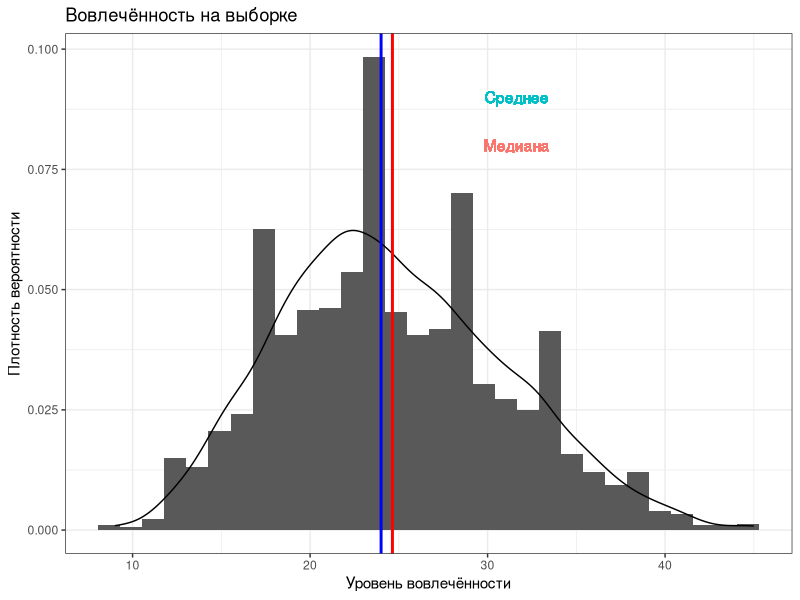
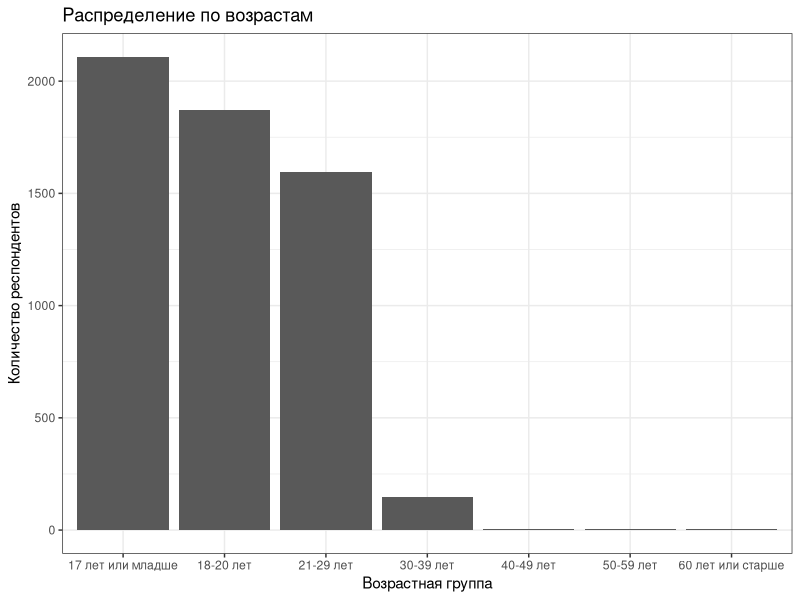

Reproduce these figures in R, in order. (Note: this script raises an error after producing the figures.)
#Устанавливаем библиотеки. Закоментил, потому что уже установил

#install.packages('tidyverse')
#install.packages('pwr')
#install.packages('emmeans')

#Подгружаем библиотеки
library(tidyverse)
library(pwr)
library(emmeans)

#Загружаем чистый файл
gam_main <- read_csv("gam_clean.csv")
#Поставим тему для граффиков
theme_set(theme_bw())

##ОПИСАТЕЛЬНЫЕ СТАТИСТИКИ ----- 


#Статистики по ЗП (уровень вовлечённости)
gam_main %>% summarise(mean = mean(pas_total),
                  median = median(pas_total),
                  sd = sd(pas_total),
                  min = min(pas_total),
                  max = max(pas_total),
                  range = max(pas_total) - min(pas_total),
                  IQR = stats::IQR(pas_total),
                  skewness = datawizard::skewness(pas_total)$Skewness,
                  kurtosis = datawizard::kurtosis(pas_total)$Kurtosis) %>% 
  write_csv('Статистики по ЗП (уровень вовлечённости).csv')
#График
gam_main %>% ggplot(aes(x=pas_total)) +
  geom_histogram(aes(y=..density..)) + 
  geom_density(aes(y=..density..)) +
  geom_vline(xintercept=mean(gam_main$pas_total), size=1.0, color="red") +
  geom_vline(xintercept=median(gam_main$pas_total), size=1.0, color="blue") +
  geom_text(aes(x=mean(pas_total)+7, color="red", label=paste0("Среднее"), y=0.090)) +
  geom_text(aes(x=mean(pas_total)+7, color="blue", label=paste0("Медиана"), y=0.080)) +
  theme(legend.position = "none") + 
  labs(x = "Уровень вовлечённости", y = "Плотность вероятности",
       title = "Вовлечённость на выборке")


#Статистики по НП (возрастные группы)
#По фактору чёт не очень понятно, ограничимся граффиком и ассиметрией с эксцессом
gam_main %>% summarise(skewness = datawizard::skewness(age_group)$Skewness,
                  kurtosis = datawizard::kurtosis(age_group)$Kurtosis) %>%
  write_csv('Статистики по НП (Возрастные группы).csv')
#График
gam_main %>% ggplot(aes(x=age_group)) +
  geom_bar() + 
  theme_bw() +
  labs(x = "Возрастная группа", y = "Количество респондентов",
       title = "Распределение по возрастам")


#Статистики по НП (количество игр в неделю)
#По фактору чёт не очень понятно, ограничимся граффиком и ассиметрией с эксцессом
gam_main %>% summarise(skewness = datawizard::skewness(gam_maines_week)$Skewness,
                  kurtosis = datawizard::kurtosis(gam_maines_week)$Kurtosis) %>%
  write_csv('Статистики по НП (количество игр в неделю).csv')
#График
gam_main %>% ggplot(aes(x=gam_maines_week)) +
  geom_bar() + 
  theme_bw() +
  scale_x_discrete(labels=c("1-5", "6-10", "11-20", "20-30", "> 30", "> 50")) +
  labs(x = "Количество игр в неделю", y = "Количество респондентов",
       title = "Количество игр в неделю на выборке")


#Статистики по НП (рейтинг - текущий)
#Текущий рейтинг выбрали, потому что тестивароние проводится сейчас, 
cor.test(gam_main$max_rating,gam_main$current_rating)
#а корреляция очень значима и велика (0.93)
gam_main %>% summarise(mean = mean(current_rating),
                  median = median(current_rating),
                  sd = sd(current_rating),
                  min = min(current_rating),
                  max = max(current_rating),
                  range = max(current_rating) - min(current_rating),
                  IQR = stats::IQR(current_rating),
                  skewness = datawizard::skewness(current_rating)$Skewness,
                  kurtosis = datawizard::kurtosis(current_rating)$Kurtosis) %>% 
  write_csv('Статистики по НП (рейтинг - текущий).csv')
#График
gam_main %>% ggplot(aes(x=current_rating)) +
  geom_histogram(aes(y=..density..)) + 
  geom_density(aes(y=..density..)) +
  geom_vline(xintercept=mean(gam_main$current_rating), size=1.0, color="red") +
  geom_vline(xintercept=median(gam_main$current_rating), size=1.0, color="blue") +
  geom_text(aes(x=mean(current_rating)+1600, color="red", label="Среднее", y=0.00030)) +
  geom_text(aes(x=mean(current_rating)+1600, color="blue", label="Медиана", y=0.00027)) +
  theme(legend.position = "none") + 
  labs(x = "Текущий рейтинг", y = "Плотность вероятности",
       title = "Текущий рейтинг на выборке")


#Искомый график
gam_main %>% ggplot(aes(x=current_rating, y = pas_total, color = gam_maines_week)) +
  scale_color_manual(values = colorspace::rainbow_hcl(length(unique(gam_main$gam_maines_week))),
                     labels = c("1-5", "6-10", "11-20", "20-30", "> 30", "> 50")) +
  ylim(9, 45) +
  xlim(0, 8000) +
  geom_point(alpha = 0.2)+
  geom_smooth(method = 'lm')+
  facet_wrap( ~ age_group) + 
  labs(x = "Текущий рейтинг", y = "Уровень вовлечённоси", title = "График искомых закономерностей") 

##ЛИНЕЙНАЯ РЕГРЕССИЯ ----- 


#График в Финале прошлого раздела показал, 
#что возрстные группые 40+ представлены очень слабо, 
#поэтому мы их из анализа выкинем
gam_main %>% 
  filter(age_group %in% 
           c('17 лет или младше', '18-20 лет', '21-29 лет', '30-39 лет')) -> gam_main
#Начнём с малого. Посмотрим предикторы отдельно


#Сначала рейтинг
model1 <- lm(pas_total ~ current_rating, gam_main)
summary(model1)
#Проверим допущения
plot(model1)
#Модель слабовата, но стастически значима
#Однако при очень большой выборке мы замечаем даже слабые эффекты, 
#предсказывает 0.06% дисперсии


#Теперь посмотрим возрастную группу
model2 <- lm(pas_total ~ age_group, gam_main)
summary(model2)
#Сравним группы между собой
emmeans(model2, pairwise ~ age_group)
#Проверим допущения
plot(model2)
#Здесь модель уже имеет большую значимость, но предсказывает очень маленькую дисперсию (0.8% дисперсии)
#Значимы предиктором является принадлежность к первой и второй возрастным группам


#Теперь посмотрим количество игр в неделю
model3 <- lm(pas_total ~ gam_maines_week, gam_main)
summary(model3)
#Сравним группы между собой
emmeans(model3, pairwise ~ gam_maines_week)
#Проверим допущения
plot(model3)
#Эта модель уже лучше, она предсказывает 15.8% дисперсии, кайф! (начало)
#Значимые предикторы - это принадлженость к тем, кто играет 1-5, 6-10 и 11-20


#Теперь посмотрим игры в неделю вместе с возрастной группой
model4 <- lm(pas_total ~ gam_maines_week + age_group, gam_main)
summary(model4)
#Проверим допущения
plot(model4)
#Модель не лучше предыдущей, и значимы те-же предикторы, объясняет 16.0% дисперсии 
#Проверим вздутость (если предикторы коррелируют между собой сильно)
car::vif(model4)
#Её нет


#Теперь посмотрим все три
model5 <- lm(pas_total ~ gam_maines_week + age_group + current_rating, gam_main)
summary(model5)
#Добавление рейтинга модель не улучшило(


#Теперь посмотрим игры в неделю, возрастную группу и их взаимодействие
model6 <- lm(pas_total ~ gam_maines_week + age_group + gam_maines_week*age_group, gam_main)
summary(model6)
#Модель оказалась хуже чем модель без взаимодействия... Объясняем 15.8% дисперсии
#Проверим вздутость
car::vif(model6)
#Её нет, но задатки появляются
#Проверим допущения
plot(model6)


#А теперь добавим в к ним рейтинг
model7 <- lm(pas_total ~ gam_maines_week + age_group + current_rating + gam_maines_week*age_group, gam_main)
summary(model7)
#Модель плохая, предикторы лишние, гипотеза не подтверждается, мы плачем((((
#Дисперсия 15.9%





#Может быть был косяк с тем, что мы перевели шкалу отношений в ординаруную?
#А давайте оставим возраст, как шкалу отношений и посмотрим
model8 <- lm(pas_total ~ age, gam_main)
summary(model8)
#Модель объясняет 0.7% дисперсии. Ну тоже плохо (((


#Теперь посмотрим игры в неделю, возраст и их взаимодействие
model9 <- lm(pas_total ~ gam_maines_week + age + gam_maines_week*age, gam_main)
summary(model9)
#Модель объясняет 16% дисперсии и плохо интерпретируется

#Нет, не был


##МОЩНОСТЬ ----- 


#Посчитаем мощность для подтвердившихся гипотез
#Возрастная группа
pwr.f2.test(u = 3, v = 5717, sig.level = 0.01, f2 = 0.008/(1 - 0.008))
#Игр в неделю
pwr.f2.test(u = 5, v = 5715, sig.level = 0.01, f2 = 0.158/(1 - 0.158))


##ВИЗУАЛИЗАЯ ----- 


#Давайте построим графики для гипотез, почему бы и нет собственно


#Гипотеза о рейтинге
gam_main %>% ggplot(aes(x=current_rating, y = pas_total)) +
  ylim(9, 45) +
  xlim(0, 8000) +
  geom_point(alpha = 0.2)+
  geom_smooth(method = 'lm')+
  labs(x = "Текущий рейтинг", y = "Уровень вовлечённоси", title = "Показатель вовлечённости от рейтинга") 


#Гипотеза о возрастных группах
ggplot(gam_main,
       aes(age_group, pas_total)) +
  stat_summary(fun = mean, geom = 'point') +
  stat_summary(fun.data = mean_cl_boot, geom = 'errorbar') +
  labs(x = "Возрастная группа", y = "Показатель вовлечённости",
       title = "Показатель вовлечённости среди разных возрастных групп")


#Гипотеза об играх в неделю
ggplot(gam_main,
       aes(gam_maines_week, pas_total)) +
  stat_summary(fun = mean, geom = 'point') +
  stat_summary(fun.data = mean_cl_boot, geom = 'errorbar') +
  labs(x = "Игр в неделю", y = "Показатель вовлечённости",
       title = "Показатель вовлечённости среди от игр в неделю") +
  scale_x_discrete(labels=c("1-5", "6-10", "11-20", "20-30", "> 30", "> 50"))


#Гипотеза о взаимодействии
ggplot(gam_main,
       aes(gam_maines_week, pas_total, color = age_group,
           group = interaction(gam_maines_week, age_group))) +
  stat_summary(fun = mean, geom = 'point', position = position_dodge(0.3)) +
  stat_summary(fun.data = mean_cl_boot,position = position_dodge(0.3), geom = 'errorbar') +
  labs(x = "Игр в неделю", y = "Показатель вовлечённости",
       title = "Показатель вовлечённости среди от игр в неделю и возрастной группы") +
  scale_x_discrete(labels=c("1-5", "6-10", "11-20", "20-30", "> 30", "> 50")) +
  scale_color_manual(values = c('green', 'red', 'blue', 'orange'))
